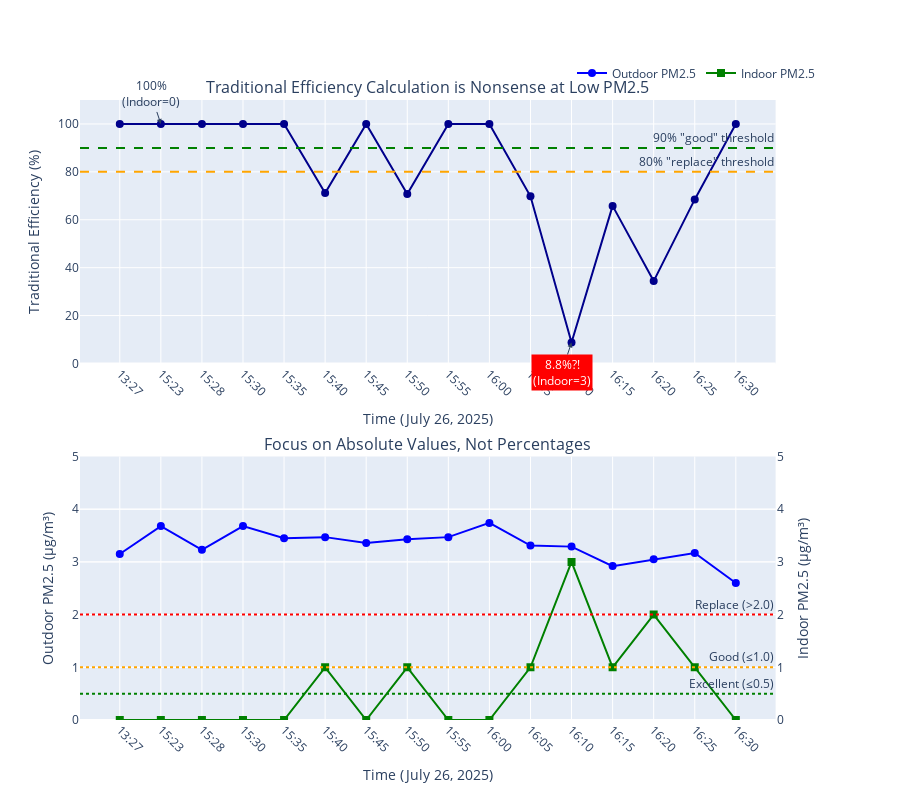

The cell this chart's notebook holds for it:
### Code cell
# Better efficiency metrics with proper time labels using Plotly
import plotly.graph_objects as go
from plotly.subplots import make_subplots
import pandas as pd

# Your real data with times (July 26th, 2025 - 3+ hours of AirGradient + Airthings)
real_data = pd.DataFrame(
    {
        "Time": [
            "13:27",
            "15:23",
            "15:28",
            "15:30",
            "15:35",
            "15:40",
            "15:45",
            "15:50",
            "15:55",
            "16:00",
            "16:05",
            "16:10",
            "16:15",
            "16:20",
            "16:25",
            "16:30",
        ],
        "Indoor": [0, 0, 0, 0, 0, 1, 0, 1, 0, 0, 1, 3, 1, 2, 1, 0],
        "Outdoor": [
            3.15,
            3.68,
            3.23,
            3.68,
            3.45,
            3.47,
            3.36,
            3.43,
            3.47,
            3.74,
            3.31,
            3.29,
            2.92,
            3.05,
            3.17,
            2.6,
        ],
        "Traditional_Eff": [
            100,
            100,
            100,
            100,
            100,
            71.2,
            100,
            70.8,
            100,
            100,
            69.8,
            8.8,
            65.8,
            34.4,
            68.5,
            100,
        ],
    }
)

# Calculate alternative metrics
real_data["PM_Reduced"] = real_data["Outdoor"] - real_data["Indoor"]

# Create subplots
fig = make_subplots(
    rows=2,
    cols=1,
    subplot_titles=(
        "Traditional Efficiency Calculation is Nonsense at Low PM2.5",
        "Focus on Absolute Values, Not Percentages",
    ),
    specs=[[{"type": "scatter"}], [{"secondary_y": True}]],
    row_heights=[0.5, 0.5],
    vertical_spacing=0.15,
)

# Plot 1: Traditional efficiency chaos
fig.add_trace(
    go.Scatter(
        x=real_data["Time"],
        y=real_data["Traditional_Eff"],
        mode="lines+markers",
        line=dict(color="darkblue", width=2),
        marker=dict(size=8),
        name="Traditional Efficiency",
        showlegend=False,
    ),
    row=1,
    col=1,
)

# Add threshold lines
fig.add_hline(
    y=90, line_dash="dash", line_color="green", annotation_text='90% "good" threshold', row=1, col=1
)
fig.add_hline(
    y=80,
    line_dash="dash",
    line_color="orange",
    annotation_text='80% "replace" threshold',
    row=1,
    col=1,
)

# Add annotations for crazy readings
fig.add_annotation(
    x="15:23", y=100, text="100%<br>(Indoor=0)", showarrow=True, arrowhead=2, ay=-30, row=1, col=1
)

fig.add_annotation(
    x="16:10",
    y=8.8,
    text="8.8%?!<br>(Indoor=3)",
    showarrow=True,
    arrowhead=2,
    ay=30,
    bgcolor="red",
    font=dict(color="white"),
    row=1,
    col=1,
)

# Plot 2: Absolute values approach
# Outdoor PM2.5
fig.add_trace(
    go.Scatter(
        x=real_data["Time"],
        y=real_data["Outdoor"],
        mode="lines+markers",
        line=dict(color="blue", width=2),
        marker=dict(size=8),
        name="Outdoor PM2.5",
        yaxis="y3",
    ),
    row=2,
    col=1,
)

# Indoor PM2.5
fig.add_trace(
    go.Scatter(
        x=real_data["Time"],
        y=real_data["Indoor"],
        mode="lines+markers",
        line=dict(color="green", width=2),
        marker=dict(size=8, symbol="square"),
        name="Indoor PM2.5",
        yaxis="y4",
    ),
    row=2,
    col=1,
    secondary_y=True,
)

# Add zone lines
fig.add_hline(
    y=0.5,
    line_dash="dot",
    line_color="green",
    annotation_text="Excellent (≤0.5)",
    row=2,
    col=1,
    secondary_y=True,
)
fig.add_hline(
    y=1.0,
    line_dash="dot",
    line_color="orange",
    annotation_text="Good (≤1.0)",
    row=2,
    col=1,
    secondary_y=True,
)
fig.add_hline(
    y=2.0,
    line_dash="dot",
    line_color="red",
    annotation_text="Replace (>2.0)",
    row=2,
    col=1,
    secondary_y=True,
)

# Update axes
fig.update_xaxes(title_text="Time (July 26, 2025)", row=1, col=1, tickangle=45)
fig.update_xaxes(title_text="Time (July 26, 2025)", row=2, col=1, tickangle=45)

fig.update_yaxes(title_text="Traditional Efficiency (%)", row=1, col=1, range=[0, 110])
fig.update_yaxes(title_text="Outdoor PM2.5 (μg/m³)", row=2, col=1, range=[0, 5])
fig.update_yaxes(title_text="Indoor PM2.5 (μg/m³)", row=2, col=1, secondary_y=True, range=[0, 5])

# Update layout
fig.update_layout(
    height=800,
    showlegend=True,
    legend=dict(orientation="h", yanchor="bottom", y=1.02, xanchor="right", x=1),
)

fig.show()

print("\n🎯 THE KEY INSIGHT:")
print("=" * 50)
print("When your indoor air is 0-1 μg/m³, efficiency % is meaningless!")
print("\n📊 Data Source: July 26th AirGradient + Airthings (3+ hours)")
print("• Outdoor PM2.5: 2.6-3.7 μg/m³ (very stable)")
print("• Indoor PM2.5: 0-3 μg/m³ (mostly 0-1)")
print("• 'Efficiency': 9% to 100% (useless noise!)")

# Calculate from this specific 3-hour dataset
under_1_count = (real_data["Indoor"] <= 1.0).sum()
total_readings = len(real_data)
snapshot_percentage = (under_1_count / total_readings) * 100

print("\n🎯 Why Absolute Values + Outdoor Data Matter:")
print("• Without outdoor baseline: 'Indoor = 1 μg/m³' could be good OR terrible")
print("• With outdoor data: 1 μg/m³ indoor vs 3 μg/m³ outdoor = 67% efficiency (GOOD)")
print("• With outdoor data: 1 μg/m³ indoor vs 1.2 μg/m³ outdoor = 17% efficiency (BAD)")
print("• Same indoor reading, completely different filter status!")

print("\n📈 July 26th Performance:")
print(f"• {snapshot_percentage:.0f}% of readings ≤ 1.0 μg/m³ (excellent air quality)")
print("• Your MERV 13 filters are working great when outdoor is 2.6-3.7 μg/m³")
print("• The efficiency swings are measurement noise, not actual filter performance")

### Figure 1 — Plotly figure (JSON) as saved in the notebook; plotly's stock layout.template omitted (floating-point values rounded to 4 significant figures)
{"data": [{"line": {"color": "darkblue", "width": 2}, "marker": {"size": 8}, "mode": "lines+markers", "name": "Traditional Efficiency", "showlegend": false, "type": "scatter", "x": ["13:27", "15:23", "15:28", "15:30", "15:35", "15:40", "15:45", "15:50", "15:55", "16:00", "16:05", "16:10", "16:15", "16:20", "16:25", "16:30"], "xaxis": "x", "y": [100.0, 100.0, 100.0, 100.0, 100.0, 71.2, 100.0, 70.8, 100.0, 100.0, 69.8, 8.8, 65.8, 34.4, 68.5, 100.0], "yaxis": "y"}, {"line": {"color": "blue", "width": 2}, "marker": {"size": 8}, "mode": "lines+markers", "name": "Outdoor PM2.5", "type": "scatter", "x": ["13:27", "15:23", "15:28", "15:30", "15:35", "15:40", "15:45", "15:50", "15:55", "16:00", "16:05", "16:10", "16:15", "16:20", "16:25", "16:30"], "xaxis": "x2", "y": [3.15, 3.68, 3.23, 3.68, 3.45, 3.47, 3.36, 3.43, 3.47, 3.74, 3.31, 3.29, 2.92, 3.05, 3.17, 2.6], "yaxis": "y2"}, {"line": {"color": "green", "width": 2}, "marker": {"size": 8, "symbol": "square"}, "mode": "lines+markers", "name": "Indoor PM2.5", "type": "scatter", "x": ["13:27", "15:23", "15:28", "15:30", "15:35", "15:40", "15:45", "15:50", "15:55", "16:00", "16:05", "16:10", "16:15", "16:20", "16:25", "16:30"], "xaxis": "x2", "y": [0, 0, 0, 0, 0, 1, 0, 1, 0, 0, 1, 3, 1, 2, 1, 0], "yaxis": "y3"}], "layout": {"annotations": [{"font": {"size": 16}, "showarrow": false, "text": "Traditional Efficiency Calculation is Nonsense at Low PM2.5", "x": 0.47, "xanchor": "center", "xref": "paper", "y": 1, "yanchor": "bottom", "yref": "paper"}, {"font": {"size": 16}, "showarrow": false, "text": "Focus on Absolute Values, Not Percentages", "x": 0.47, "xanchor": "center", "xref": "paper", "y": 0.425, "yanchor": "bottom", "yref": "paper"}, {"showarrow": false, "text": "90% \"good\" threshold", "x": 1, "xanchor": "right", "xref": "x domain", "y": 90, "yanchor": "bottom", "yref": "y"}, {"showarrow": false, "text": "80% \"replace\" threshold", "x": 1, "xanchor": "right", "xref": "x domain", "y": 80, "yanchor": "bottom", "yref": "y"}, {"arrowhead": 2, "ay": -30, "showarrow": true, "text": "100%<br>(Indoor=0)", "x": "15:23", "xref": "x", "y": 100, "yref": "y"}, {"arrowhead": 2, "ay": 30, "bgcolor": "red", "font": {"color": "white"}, "showarrow": true, "text": "8.8%?!<br>(Indoor=3)", "x": "16:10", "xref": "x", "y": 8.8, "yref": "y"}, {"showarrow": false, "text": "Excellent (≤0.5)", "x": 1, "xanchor": "right", "xref": "x2 domain", "y": 0.5, "yanchor": "bottom", "yref": "y2"}, {"showarrow": false, "text": "Good (≤1.0)", "x": 1, "xanchor": "right", "xref": "x2 domain", "y": 1, "yanchor": "bottom", "yref": "y2"}, {"showarrow": false, "text": "Replace (>2.0)", "x": 1, "xanchor": "right", "xref": "x2 domain", "y": 2, "yanchor": "bottom", "yref": "y2"}], "height": 800, "legend": {"orientation": "h", "x": 1, "xanchor": "right", "y": 1.02, "yanchor": "bottom"}, "shapes": [{"line": {"color": "green", "dash": "dash"}, "type": "line", "x0": 0, "x1": 1, "xref": "x domain", "y0": 90, "y1": 90, "yref": "y"}, {"line": {"color": "orange", "dash": "dash"}, "type": "line", "x0": 0, "x1": 1, "xref": "x domain", "y0": 80, "y1": 80, "yref": "y"}, {"line": {"color": "green", "dash": "dot"}, "type": "line", "x0": 0, "x1": 1, "xref": "x2 domain", "y0": 0.5, "y1": 0.5, "yref": "y3"}, {"line": {"color": "orange", "dash": "dot"}, "type": "line", "x0": 0, "x1": 1, "xref": "x2 domain", "y0": 1, "y1": 1, "yref": "y3"}, {"line": {"color": "red", "dash": "dot"}, "type": "line", "x0": 0, "x1": 1, "xref": "x2 domain", "y0": 2, "y1": 2, "yref": "y3"}], "showlegend": true, "xaxis": {"anchor": "y", "domain": [0, 0.94], "tickangle": 45, "title": {"text": "Time (July 26, 2025)"}}, "xaxis2": {"anchor": "y2", "domain": [0, 0.94], "tickangle": 45, "title": {"text": "Time (July 26, 2025)"}}, "yaxis": {"anchor": "x", "domain": [0.575, 1], "range": [0, 110], "title": {"text": "Traditional Efficiency (%)"}}, "yaxis2": {"anchor": "x2", "domain": [0, 0.425], "range": [0, 5], "title": {"text": "Outdoor PM2.5 (μg/m³)"}}, "yaxis3": {"anchor": "x2", "overlaying": "y2", "range": [0, 5], "side": "right", "title": {"text": "Indoor PM2.5 (μg/m³)"}}}}
